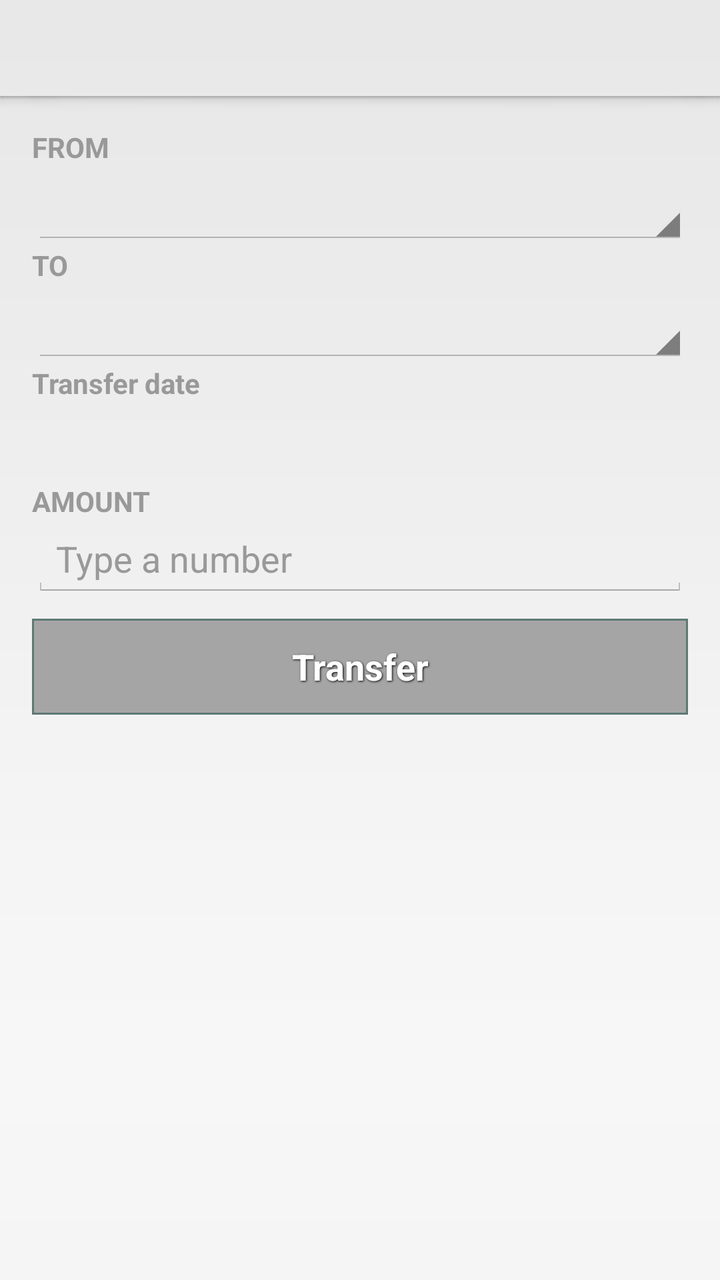
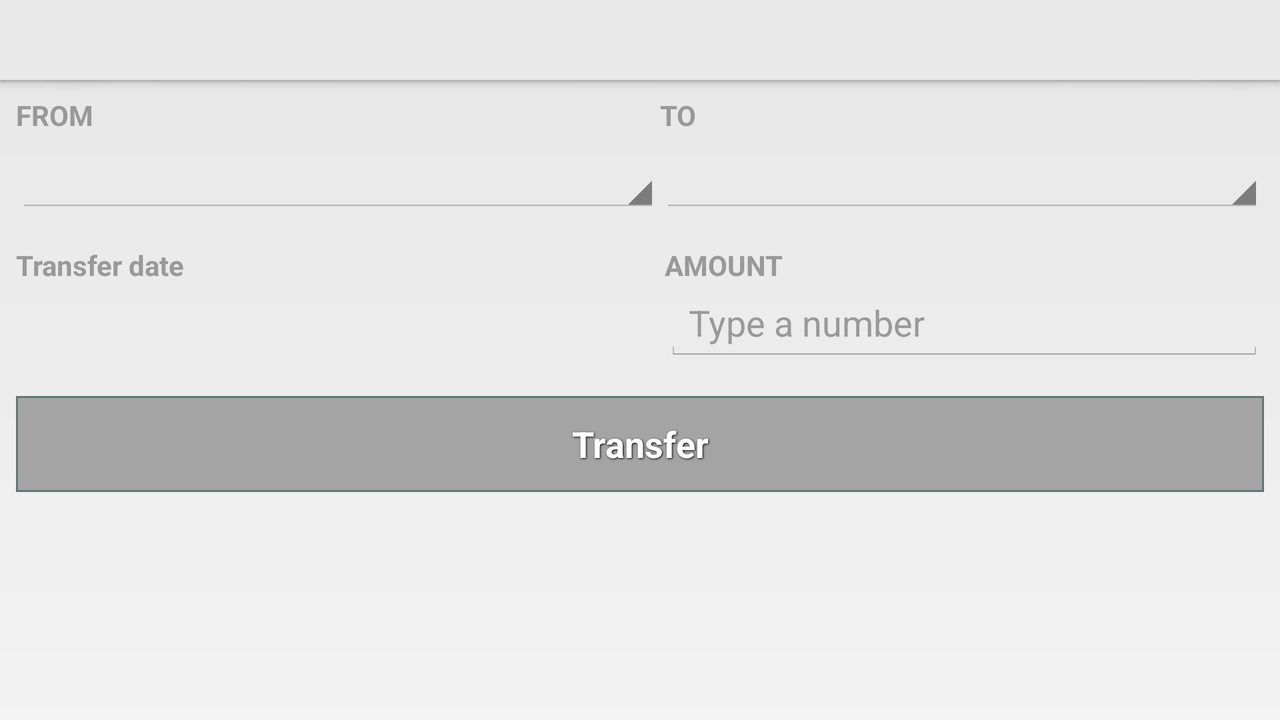

First picture: res/layout/ on a phone held upright. Second picture: the repository's own variant of that layout, on a device whose configuration matches the variant's folder. Source for both follows.
<!-- AndroidManifest.xml: application theme SplashTheme -->
<!-- res/layout/fragment_money_transfer.xml -->
<?xml version="1.0" encoding="utf-8"?>
<RelativeLayout xmlns:android="http://schemas.android.com/apk/res/android"
    android:id="@+id/moneyTransferRelativeLayout"
    android:layout_width="match_parent"
    android:layout_height="match_parent"
    android:background="@drawable/main_background"
    android:paddingTop="?android:attr/actionBarSize">

    <LinearLayout
        android:id="@+id/moneyTransferLinearLayout"
        android:layout_width="match_parent"
        android:layout_height="match_parent"
        android:layout_alignParentTop="true"
        android:layout_margin="16dp"
        android:orientation="vertical">

        <TextView
            android:id="@+id/transferFromTextView"
            style="@style/custom_text_view"
            android:text="@string/from"
            android:textColor="@color/semi_transparent_black"
            android:textSize="14sp"
            android:textStyle="bold" />

        <Spinner
            android:id="@+id/transferFromSpinner"
            android:layout_width="match_parent"
            android:layout_height="wrap_content"
            android:minHeight="40dp">

            <requestFocus />
        </Spinner>

        <TextView
            android:id="@+id/transferToTextView"
            style="@style/custom_text_view"
            android:text="@string/to"

            android:textColor="@color/semi_transparent_black"
            android:textSize="14sp"
            android:textStyle="bold" />

        <Spinner
            android:id="@+id/transferToSpinner"
            android:layout_width="match_parent"
            android:layout_height="wrap_content"
            android:minHeight="40dp" />

        <TextView
            android:id="@+id/transferTransferDateLabelTextView"
            style="@style/custom_text_view"
            android:text="@string/transfer_date"
            android:textColor="@color/semi_transparent_black"
            android:textSize="14sp"
            android:textStyle="bold" />

        <TextView
            android:id="@+id/transferTransferDateTextView"
            android:layout_width="match_parent"
            android:layout_height="wrap_content"
            android:minHeight="40dp" />

        <TextView
            android:id="@+id/transferSumTextView"
            style="@style/custom_text_view"
            android:text="@string/amount"

            android:textColor="#999"
            android:textSize="14sp"
            android:textStyle="bold" />

        <EditText
            android:id="@+id/transferSumEditText"
            style="@style/custom_edit_text"
            android:layout_width="match_parent"
            android:hint="@string/type_a_number"
            android:textColor="@color/black"
            android:textColorHint="@color/semi_transparent_black" />

        <Button
            android:id="@+id/transferButton"
            style="@style/custom_button"
            android:layout_width="match_parent"
            android:layout_marginTop="10dp"
            android:text="@string/transfer"
            android:textColor="@color/white" />

    </LinearLayout>

    <RelativeLayout
        android:id="@+id/loadingRelativeLayout"
        android:layout_width="wrap_content"
        android:layout_height="wrap_content"
        android:layout_centerHorizontal="true"
        android:layout_centerVertical="true"
        android:layout_margin="10dp"
        android:visibility="gone">

        <ImageView
            android:id="@+id/imageViewLoadingIcon"
            android:layout_width="50dip"
            android:layout_height="50dip"
            android:layout_centerHorizontal="true"
            android:contentDescription="@string/ImageContentDescription"
            android:src="@drawable/loading_ring" />

        <TextView
            android:id="@+id/imageViewLoadingTitle2"
            style="@style/ShadowTextStyle"
            android:layout_width="wrap_content"
            android:layout_height="wrap_content"
            android:layout_below="@+id/imageViewLoadingIcon"
            android:layout_centerHorizontal="true"
            android:layout_marginTop="16dip"
            android:gravity="center_horizontal"
            android:text="@string/loading_accounts"
            android:textColor="@color/darkGray"
            android:textSize="18sp" />
    </RelativeLayout>


    <ImageView
        android:id="@+id/imageViewHeaderShadow"
        android:layout_width="fill_parent"
        android:layout_height="wrap_content"
        android:layout_alignParentTop="true"
        android:contentDescription="@string/ImageContentDescription"
        android:scaleType="fitXY"
        android:src="@drawable/header_footer" />
</RelativeLayout>
<!-- resources referenced by this layout -->
<resources>
  <color name="black">#FF000000</color>
  <color name="darkGray">#FF333333</color>
  <color name="semi_transparent_black">#999</color>
  <color name="white">#ffffffff</color>
  <!-- drawable main_background (drawable) -->
  <?xml version="1.0" encoding="utf-8"?>
  <bitmap xmlns:android="http://schemas.android.com/apk/res/android"
      android:dither="true"
      android:gravity="top"
      android:src="@drawable/bg_main"
      android:tileMode="mirror" />
  <string name="ImageContentDescription">image</string>
  <string name="amount">AMOUNT</string>
  <string name="from">FROM</string>
  <string name="loading_accounts">Loading Accounts</string>
  <string name="to">TO</string>
  <string name="transfer">Transfer</string>
  <string name="transfer_date">Transfer date</string>
  <string name="type_a_number">Type a number</string>
  <style name="ShadowTextStyle" parent="@android:style/TextAppearance.Medium">
          <item name="android:layout_width">wrap_content</item>
          <item name="android:layout_height">wrap_content</item>
          <item name="android:textColor">@+color/darkGreen</item>
          <item name="android:shadowColor">#FFFFFF</item>
          <item name="android:shadowDx">0.0</item>
          <item name="android:shadowDy">1.0</item>
          <item name="android:shadowRadius">2.0</item>
          <item name="android:includeFontPadding">false</item>
      </style>
  <style name="custom_button">
          <item name="android:layout_width">wrap_content</item>
          <item name="android:layout_height">wrap_content</item>
          <item name="android:textColor">@color/white</item>
          <item name="android:gravity">center</item>
          <item name="android:textSize">18sp</item>
          <item name="android:textStyle">bold</item>
          <item name="android:shadowColor">#000000</item>
          <item name="android:shadowDx">1</item>
          <item name="android:shadowDy">1</item>
          <item name="android:shadowRadius">2</item>
          <item name="android:background">@drawable/semi_transparent_button</item>
          
          <item name="android:fontFamily" tools:targetApi="jelly_bean">sans-serif</item>
      </style>
  <style name="custom_edit_text">
          <item name="android:layout_width">wrap_content</item>
          <item name="android:layout_height">wrap_content</item>
          <item name="android:textColor">@color/white</item>
          
          
          <item name="android:textSize">18sp</item>
          
          <item name="android:textColorHint">@color/text_hint_color</item>
          <item name="android:fontFamily" tools:targetApi="jelly_bean">sans-serif</item>
          <item name="android:gravity">left</item>
          <item name="android:ellipsize">start</item>
          <item name="android:imeOptions">actionNext</item>
          <item name="android:singleLine">true</item>
      </style>
  <style name="custom_text_view">
          <item name="android:layout_width">wrap_content</item>
          <item name="android:layout_height">wrap_content</item>
          <item name="android:textColor">@color/black</item>
          <item name="android:gravity">left</item>
          <item name="android:textSize">18sp</item>
          
          <item name="android:fontFamily" tools:targetApi="jelly_bean">sans-serif</item>
      </style>
  <!-- from res/values-v14/ -->
  <style name="SplashTheme" parent="@android:style/Theme.Holo.Light.NoActionBar" />
  <color name="darkGreen">#FF336600</color>
  <color name="text_hint_color">#80ffffff</color>
</resources>
<!-- res/layout-land/fragment_money_transfer.xml (the repository's variant of the layout above) -->
<!-- drawn on the phone turned sideways -->
<?xml version="1.0" encoding="utf-8"?>
<RelativeLayout xmlns:android="http://schemas.android.com/apk/res/android"
    android:id="@+id/moneyTransferRelativeLayout"
    android:layout_width="match_parent"
    android:layout_height="match_parent"
    android:background="@drawable/main_background"
    android:paddingTop="?android:attr/actionBarSize">

    <LinearLayout
        android:id="@+id/firstLinearLayout"
        android:layout_width="match_parent"
        android:layout_height="wrap_content"
        android:layout_alignParentTop="true"
        android:layout_margin="8dp"
        android:orientation="horizontal">

        <LinearLayout
            android:layout_width="wrap_content"
            android:layout_height="match_parent"
            android:orientation="vertical"
            android:layout_weight="1">
            <TextView
                android:id="@+id/transferFromTextView"
                style="@style/custom_text_view"
                android:text="@string/from"
                android:textColor="@color/semi_transparent_black"
                android:textSize="14sp"
                android:textStyle="bold" />

            <Spinner
                android:id="@+id/transferFromSpinner"
                android:layout_width="match_parent"
                android:layout_height="wrap_content"
                android:minHeight="40dp">

                <requestFocus />
            </Spinner>
            </LinearLayout>
        <LinearLayout
            android:layout_width="wrap_content"
            android:layout_height="match_parent"
            android:orientation="vertical"
            android:layout_weight="1">
            <TextView
                android:id="@+id/transferToTextView"
                style="@style/custom_text_view"
                android:text="@string/to"

                android:textColor="@color/semi_transparent_black"
                android:textSize="14sp"
                android:textStyle="bold" />

            <Spinner
                android:id="@+id/transferToSpinner"
                android:layout_width="match_parent"
                android:layout_height="wrap_content"
                android:minHeight="40dp" />
        </LinearLayout>
    </LinearLayout>


    <LinearLayout
        android:id="@+id/secondLinearLayout"
        android:layout_width="match_parent"
        android:layout_height="wrap_content"
        android:layout_margin="8dp"
        android:layout_below="@+id/firstLinearLayout"
        android:orientation="horizontal">

        <LinearLayout
            android:layout_width="wrap_content"
            android:layout_height="match_parent"
            android:orientation="vertical"
            android:layout_weight="1">
            <TextView
                android:id="@+id/transferTransferDateLabelTextView"
                style="@style/custom_text_view"
                android:text="@string/transfer_date"
                android:textColor="@color/semi_transparent_black"
                android:textSize="14sp"
                android:layout_below="@+id/moneyTransferLinearLayout"
                android:textStyle="bold" />

            <TextView
                android:id="@+id/transferTransferDateTextView"
                android:layout_width="match_parent"
                android:layout_height="wrap_content"
                android:layout_below="@+id/transferTransferDateLabelTextView"
                android:minHeight="40dp" />
        </LinearLayout>
        <LinearLayout
            android:layout_width="wrap_content"
            android:layout_height="match_parent"
            android:orientation="vertical"
            android:layout_weight="1">
            <TextView
                android:id="@+id/transferSumTextView"
                style="@style/custom_text_view"
                android:text="@string/amount"

                android:textColor="#999"
                android:textSize="14sp"
                android:textStyle="bold" />

            <EditText
                android:id="@+id/transferSumEditText"
                style="@style/custom_edit_text"
                android:layout_width="match_parent"
                android:hint="@string/type_a_number"
                android:textColor="@color/black"
                android:textColorHint="@color/semi_transparent_black" />
        </LinearLayout>
    </LinearLayout>






    <Button
        android:id="@+id/transferButton"
        style="@style/custom_button"
        android:layout_width="match_parent"
        android:layout_margin="8dp"
        android:text="@string/transfer"
        android:layout_below="@+id/secondLinearLayout"
        android:textColor="@color/white" />

    <RelativeLayout
        android:id="@+id/loadingRelativeLayout"
        android:layout_width="wrap_content"
        android:layout_height="wrap_content"
        android:layout_centerHorizontal="true"
        android:layout_centerVertical="true"
        android:layout_margin="10dp"
        android:visibility="gone">

        <ImageView
            android:id="@+id/imageViewLoadingIcon"
            android:layout_width="50dip"
            android:layout_height="50dip"
            android:layout_centerHorizontal="true"
            android:contentDescription="@string/ImageContentDescription"
            android:src="@drawable/loading_ring" />

        <TextView
            android:id="@+id/imageViewLoadingTitle2"
            style="@style/ShadowTextStyle"
            android:layout_width="wrap_content"
            android:layout_height="wrap_content"
            android:layout_below="@+id/imageViewLoadingIcon"
            android:layout_centerHorizontal="true"
            android:layout_marginTop="16dip"
            android:gravity="center_horizontal"
            android:text="@string/loading_accounts"
            android:textColor="@color/darkGray"
            android:textSize="18sp" />
    </RelativeLayout>


    <ImageView
        android:id="@+id/imageViewHeaderShadow"
        android:layout_width="fill_parent"
        android:layout_height="wrap_content"
        android:layout_alignParentTop="true"
        android:contentDescription="@string/ImageContentDescription"
        android:scaleType="fitXY"
        android:src="@drawable/header_footer" />
</RelativeLayout>
